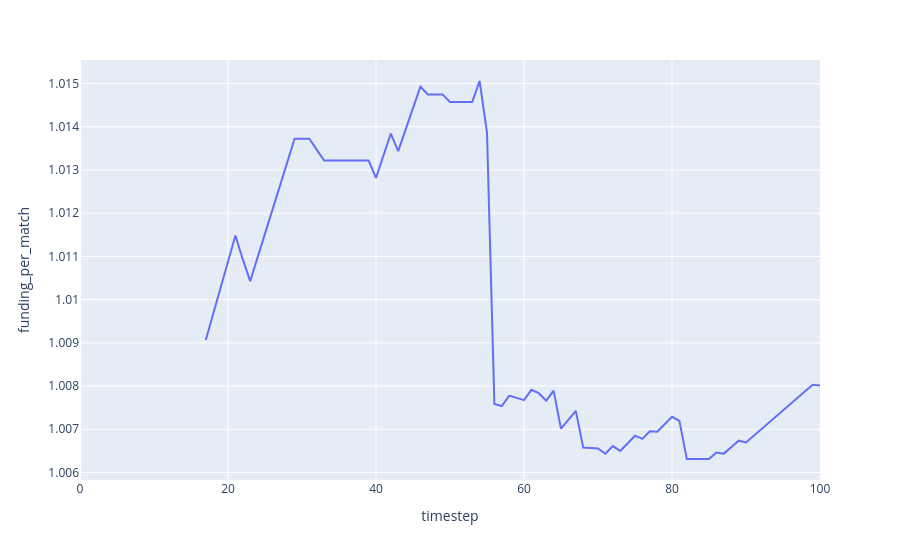

This figure's notebook cell:
### Code cell
y = df.simple_quadratic_total_funding / df.simple_quadratic_total_match
y.name = 'funding_per_match'
px.line(y.reset_index(),
        x='timestep',
        y='funding_per_match')

### Figure 1 — Plotly figure (JSON) as saved in the notebook; plotly's stock layout.template omitted (floating-point values rounded to 4 significant figures)
{"data": [{"hovertemplate": "timestep=%{x}<br>funding_per_match=%{y}<extra></extra>", "legendgroup": "", "line": {"color": "#636efa", "dash": "solid"}, "mode": "lines", "name": "", "orientation": "v", "showlegend": false, "type": "scatter", "x": [0, 1, 2, 3, 4, 5, 6, 7, 8, 9, 10, 11, 12, 13, 14, 15, 16, 17, 18, 19, 20, 21, 22, 23, 24, 25, 26, 27, 28, 29, 30, 31, 32, 33, 34, 35, 36, 37, 38, 39, 40, 41, 42, 43, 44, 45, 46, 47, 48, 49, 50, 51, 52, 53, 54, 55, 56, 57, 58, 59, 60, 61, 62, 63, 64, 65, 66, 67, 68, 69, 70, 71, 72, 73, 74, 75, 76, 77, 78, 79, 80, 81, 82, 83, 84, 85, 86, 87, 88, 89, 90, 91, 92, 93, 94, 95, 96, 97, 98, 99, 100], "xaxis": "x", "y": [null, null, null, null, null, null, null, null, null, null, null, null, null, null, null, null, null, 1.009, 1.01, 1.01, 1.011, 1.011, 1.011, 1.01, 1.011, 1.012, 1.012, 1.013, 1.013, 1.014, 1.014, 1.014, 1.013, 1.013, 1.013, 1.013, 1.013, 1.013, 1.013, 1.013, 1.013, 1.013, 1.014, 1.013, 1.014, 1.014, 1.015, 1.015, 1.015, 1.015, 1.015, 1.015, 1.015, 1.015, 1.015, 1.014, 1.008, 1.008, 1.008, 1.008, 1.008, 1.008, 1.008, 1.008, 1.008, 1.007, 1.007, 1.007, 1.007, 1.007, 1.007, 1.006, 1.007, 1.007, 1.007, 1.007, 1.007, 1.007, 1.007, 1.007, 1.007, 1.007, 1.006, 1.006, 1.006, 1.006, 1.006, 1.006, 1.007, 1.007, 1.007, 1.007, 1.007, 1.007, 1.007, 1.007, 1.008, 1.008, 1.008, 1.008, 1.008], "yaxis": "y"}], "layout": {"legend": {"tracegroupgap": 0}, "margin": {"t": 60}, "xaxis": {"anchor": "y", "domain": [0, 1], "title": {"text": "timestep"}}, "yaxis": {"anchor": "x", "domain": [0, 1], "title": {"text": "funding_per_match"}}}}
